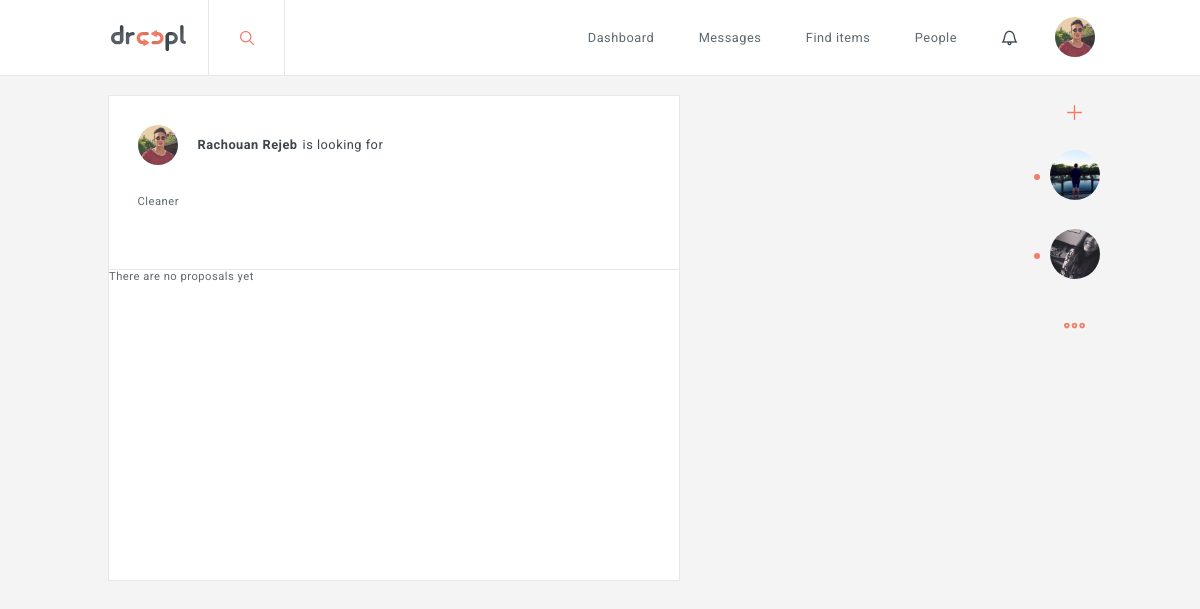
Page /development/index.php?page=detail&questid=129 (signed in) on the committed database.
### tables this page shows
CREATE TABLE `quests` (
  `quest_id` int(11) NOT NULL,
  `item` varchar(255) NOT NULL,
  `user_id` int(11) NOT NULL,
  `quest_description` text NOT NULL,
  `type` int(11) NOT NULL,
  `creation_date` timestamp NOT NULL DEFAULT CURRENT_TIMESTAMP,
  `active` tinyint(1) NOT NULL,
  `views` int(11) NOT NULL
);

CREATE TABLE `users` (
  `id` int(11) NOT NULL,
  `firstname` varchar(255) NOT NULL,
  `lastname` varchar(255) NOT NULL,
  `email` varchar(255) NOT NULL,
  `picture` varchar(255) NOT NULL,
  `age` date NOT NULL,
  `street` varchar(255) NOT NULL,
  `nr` varchar(255) NOT NULL,
  `zipcode` varchar(255) NOT NULL,
  `city` varchar(255) NOT NULL,
  `password` varchar(255) NOT NULL,
  `occupation` varchar(255) NOT NULL,
  `number` varchar(255) NOT NULL,
  `status` tinyint(1) NOT NULL,
  `verification` tinyint(1) NOT NULL,
  `description` text NOT NULL,
  `lang` varchar(255) NOT NULL,
  `latitude` varchar(255) NOT NULL,
  `longitude` varchar(255) NOT NULL
);

CREATE TABLE `conversation` (
  `conversation_id` int(11) NOT NULL,
  `conversation_name` varchar(255) NOT NULL,
  `conversation_creation_date` timestamp NOT NULL DEFAULT CURRENT_TIMESTAMP ON UPDATE CURRENT_TIMESTAMP,
  `conversation_typing` tinyint(1) NOT NULL
);

### development/controller/AppController.php (called while the page is built, shortened)
<?php
class AppController {
	public $route = array();
	public $viewVars = array();
	public function filter() {
		call_user_func(array($this, $this->route['action']));
		$this->converstations();
	}
	public function converstations(){
		require_once WWW_ROOT . 'dao' .DS. 'ConvoUsersDAO.php';
		$this->convoUsersDAO = new ConvoUsersDAO();
		if(!empty($_SESSION['user'])){
			$converstations = $this->convoUsersDAO->getConversationByUserId($_SESSION['user']['id']);
		}
	}
	public function render() {
		extract($this->viewVars, EXTR_OVERWRITE);
		require WWW_ROOT . 'parts/menu.php';
	    require WWW_ROOT . 'pages/' . strtolower($this->route['controller']) . DS . $this->route['action'] . '.php';
	    require WWW_ROOT . 'parts/footer.php';
	}
	public function set($variableName, $value) {
		$this->viewVars[$variableName] = $value;
	}
}

### development/index.php (called while the page is built, shortened)
<?php
require_once WWW_ROOT . 'classes' .DS. 'DatabasePDO.php';
require_once WWW_ROOT . 'includes' .DS. 'routes.php';
$route = $routes[$_GET['page']];
$controllerObj = new $controllerName();
$controllerObj->route = $route;
$controllerObj->filter();
$controllerObj->render();

### development/controller/FeedController.php (called while the page is built, shortened)
<?php
require_once WWW_ROOT . 'controller'. DS .'AppController.php';
class FeedController extends AppController{
	public $feedDAO;
	public function __construct(){
		require_once WWW_ROOT . 'dao' .DS. 'FeedDAO.php';
		$this->feedDAO = new FeedDAO();
	}
    public function detail(){
    	if(isset($_GET) && !empty($_GET['questid'])){
    		$quest = $this->feedDAO->getQuestById($_GET['questid']);
    	}
    }
}

### development/classes/DatabasePDO.php (called while the page is built)
<?php
class DatabasePDO
{
    public static function getInstance()
    {
        $dsn = Config::DB_TYPE . ':host=' . Config::DB_HOST . ';dbname=' . Config::DB_NAME;
        $pdo = new PDO($dsn, Config::DB_USER, Config::DB_PASS);
        $pdo->setAttribute(PDO::ATTR_ERRMODE, PDO::ERRMODE_EXCEPTION);
		$pdo->setAttribute(PDO::ATTR_EMULATE_PREPARES, false);
        return $pdo;
    }
}

### development/dao/FeedDAO.php (called while the page is built, shortened)
<?php
require_once WWW_ROOT .'classes'. DS . 'DatabasePDO.php';
class FeedDAO
{
	public $pdo;
	public function __construct(){
		$this->pdo = DatabasePDO::getInstance();
	}
	public function getQuestById($quest_id){
		$sql = 'SELECT q.quest_id,q.item,q.quest_description,q.creation_date ,q.type, u.id,u.latitude,u.longitude, u.firstname ,u.lastname,u.picture, i.image_url,c.collection_image,c.item_name,c.user_id,c.collection_id,c.collection_image,c.item_name,c.user_id
		FROM quests AS q
		LEFT OUTER JOIN users AS u
        on q.user_id = u.id
        LEFT OUTER JOIN images AS i
        on q.quest_id = i.quest_id
        LEFT OUTER JOIN offers AS o
        on q.quest_id = o.quest_id
        LEFT OUTER JOIN collection AS c
        on o.collection_id = c.collection_id
        WHERE q.quest_id = :quest_id
        GROUP BY q.quest_id
        ORDER BY q.creation_date DESC';
		$stmt = $this->pdo->prepare($sql);
		$stmt->bindValue(':quest_id',$quest_id);
		if($stmt->execute()){
			$quest = $stmt->fetch(PDO::FETCH_ASSOC);
			if(!empty($quest)){
				return $quest;
			}
		}
		return array();
	}
}

### development/dao/ConvoUsersDAO.php (called while the page is built, shortened)
<?php
require_once WWW_ROOT .'classes'. DS . 'DatabasePDO.php';
class ConvoUsersDAO
{
	public $pdo;
	public function __construct(){
		$this->pdo = DatabasePDO::getInstance();
	}
	public function getConversationByUserId($user_id){
		$sql = 'SELECT c.conversation_id,c.conversation_name,u.id,u.firstname ,m.message,m.message_creation_date,u.lastname,u.picture
		FROM conversation_users AS cu
        LEFT OUTER JOIN conversation AS c
        on cu.conversation_id = c.conversation_id
		LEFT OUTER JOIN users AS u
        on u.id = (
           SELECT x.user_id
FROM conversation_users AS x
WHERE x.conversation_id = cu.conversation_id AND x.user_id != :check_id
GROUP BY x.conversation_id
        )
        LEFT OUTER JOIN messages AS m
        on c.conversation_id = m.conversation_id AND m.message_creation_date =
        (
           SELECT MAX(r.message_creation_date) FROM conversation_users AS k LEFT OUTER JOIN messages AS r ON r.conversation_id = k.conversation_id WHERE k.conversation_id = cu.conversation_id
        )
        WHERE cu.user_id = :user_id
        GROUP BY cu.id
        ORDER BY m.message_creation_date DESC';
		$stmt = $this->pdo->prepare($sql);
		$stmt->bindValue(':check_id',$user_id);
		$stmt->bindValue(':user_id',$user_id);
		if($stmt->execute()){
			$conversations = $stmt->fetchAll(PDO::FETCH_ASSOC);
			if(!empty($conversations)){
				return $conversations;
			}
		}
		return array();
	}
}

### development/parts/menu.php (the view, shortened to what this page needs)
<!DOCTYPE html>
<html class="no-js">
<head>
    <link rel="stylesheet" type="text/css" href="css/feather.css">
    <link rel="stylesheet" type="text/css" href="css/animate.css">
    <link rel="stylesheet" type="text/css" href="css/loaders.min.css">
    <link rel="stylesheet" type="text/css" href="css/hover.css">
	<link rel="stylesheet" type="text/css" href="css/style.css">
</head>
<body>
    <?php if($_GET['page'] != "login" && $_GET['page'] != "register"){ ?>
<header id="menu">
	<div>
    <h1><a href="?page=feed" class="logo"><span class="hide">Droopl</span></a></h1>
    <form action="">
        <input type="button" id="search_submit" name="search_submit" value="search">
    </form>
    <nav>
    	<ul>
    		<li><a href="?page=feed" <?php if($_GET['page'] == "feed"){ echo 'class="current-menu-page"'; }?> ><?php
            switch ($_SESSION['language']) {
			        case 'en':
			        echo "Dashboard";
			        break;
			    }
            ?></a></li>
            <li><a href="?page=messages" <?php if($_GET['page'] == "messages"){ echo 'class="current-menu-page"'; }?> ><?php
            switch ($_SESSION['language']) {
			        case 'en':
			        echo "Messages";
			        break;
			    }
            ?></a></li>
    		<li><a href="" <?php if($_GET['page'] == "items"){ echo 'class="current-menu-page"'; }?> ><?php
            switch ($_SESSION['language']) {
			        case 'en':
			        echo "Find items";
			        break;
			    }
            ?></a></li>
    		<li><a href="" <?php if($_GET['page'] == "people"){ echo 'class="current-menu-page"'; }?> ><?php
            switch ($_SESSION['language']) {
			        case 'en':
			        echo "People";
			        break;
			    }
            ?></a></li>
    		<li id="notif" class="notifications">
    			<span class="icon-bell"></span>
    		</li>
    		<li class="profile">
                <?php if(!empty($_SESSION['user'])){ ?>
    			<?php if(!empty($_SESSION['user']['picture'])){ ?>
				<img class="profile-img" src="images/profile_pictures/<?php echo $_SESSION['user']['picture'];?>" alt="rachouan rejeb">
				<?php }else{ ?>
				<img class="profile-img" src="images/profile_pictures/notfound.svg" alt="rachouan rejeb">
				<?php }?>
                <? } ?>
    		</li>
    	</ul>
    </nav>
    </div>
</header>
<?php } ?>
<article>

### development/pages/feed/detail.php (shortened to what this page needs)
<div class="feed">
<section class="quest" id="<?php echo $quest['quest_id']; ?>">
<header>
<?php if(!empty($quest['picture'])){ ?>
<img src="images/profile_pictures/<?php echo $quest['picture'];?>" alt="rachouan rejeb">
<?php }else{ ?>
<img src="images/profile_pictures/notfound.svg" alt="rachouan rejeb">
<?php }?>
<h1><a href="?page=user&id=<?php echo $quest['id']; ?>"> <?php echo $quest['firstname']; echo " "; echo $quest['lastname'];?></a><?php if($quest['type'] == 0){
    switch ($_SESSION['language']) {
        case 'en':
        echo "is looking for ";
        break;
    }
}?><span><?php echo $quest['item']; ?></span></h1>
</header>
<aside class="info">
<p>
<?php echo $quest['quest_description'] ?></p>
</aside>
<footer class="detail">
<div class="proposals-list">
    <ul class="list">
        <?php
        if(!empty($proposals)){
        foreach ($proposals as $key => $value) {?>
            <li class="propo" id="<?php echo $value['propo_id']; ?>">
            <ul>
                <li class="profile-pic">
                    <img src="images/profile_pictures/<?php echo $value['picture']; ?>">
                </li>
                <li class="profile-name">
                    <p><a href="?page=user&id=<?php echo $value['id']; ?>"><?php  echo $value['firstname']; ?> <?php echo $value['lastname']; ?></a> proposed</p>
                </li>
                <li class="collection-pic">
                    <img src="images/collection/<?php echo $value['collection_image']; ?>">
                </li>
            </ul>
        </li>
        <?php }}else{ ?>
        <div class="no-proposals-container">
        	<p class="no-proposals-yet">There are no proposals yet</p>
        </div>
        <?php } ?>
    </ul>
</div>
</footer>
</section>
</div>

### development/parts/footer.php (shortened to what this page needs)
<?php if($_GET['page'] != "login" && $_GET['page'] != "search" && $_GET['page'] != "messages" && $_GET['page'] != "404" && $_GET['page'] != "register"){ ?>
<section class="chat">
    <ul>
        <li class="animated fadeIn new-conversation">
            <span class="new-icon"></span>
        </li>
        <?php if(!empty($dynamicConvos)){ ?>
            <?php foreach ($dynamicConvos as $key => $value) { ?>
                  <li class="conversation-bubble"><?php if(!empty($value['picture'])){ ?>
                <img class="profile_img" src="images/profile_pictures/<?php echo $value['picture'];?>" alt="rachouan rejeb">
                <?php }else{ ?>
                <img class="profile_img" src="images/profile_pictures/notfound.svg" alt="rachouan rejeb">
                <?php }?><span class="new-msg animated-slow infinite pulse"></span></li>
            <?php } ?>
        <?php } ?>
        <li class="animated fadeIn more-conversations">
            <a href="?page=messages">
            </a>
        </li>
    </ul>
</section>
<?php } ?>
</article>
</body>
</html>

### development/css/feather.css (style rules this page uses)
[class^="icon-"], [class*=" icon-"] { display: inline-block; font-family: "feather"; font-style: normal; font-weight: normal; font-variant: normal; text-transform: none; speak: none; line-height: 1; -webkit-font-smoothing: antialiased; -moz-osx-font-smoothing: grayscale; }
.icon-bell:before { content: "\e006"; }

### rows in the picture
quests: user.picture (picture), user.firstname "Rachouan", user.lastname "Rejeb", quest_description "Cleaner"
conversation: users.picture (picture)
conversation: users.picture (picture)
